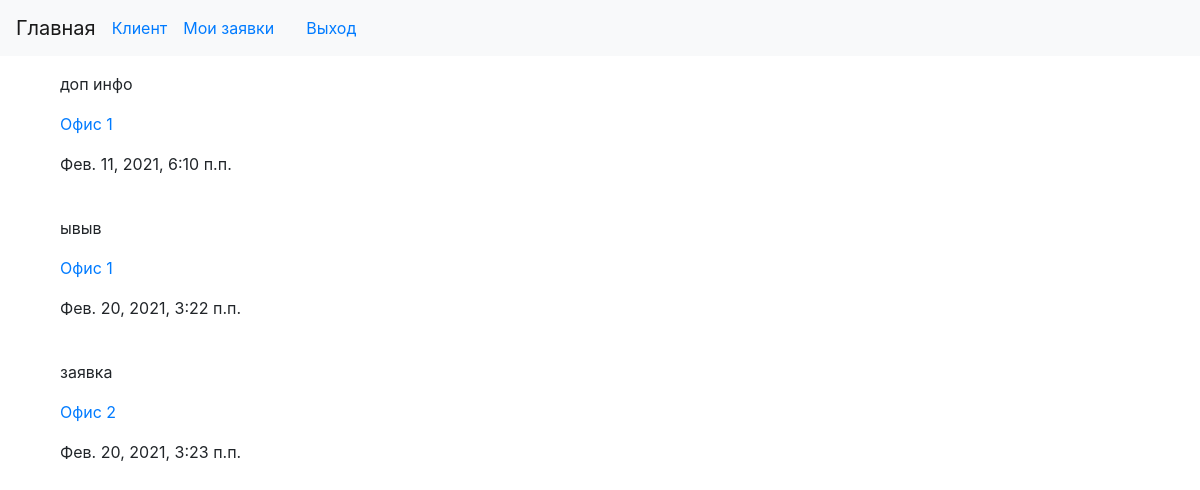
The page /apps/ (signed in) on the database as committed earlier.
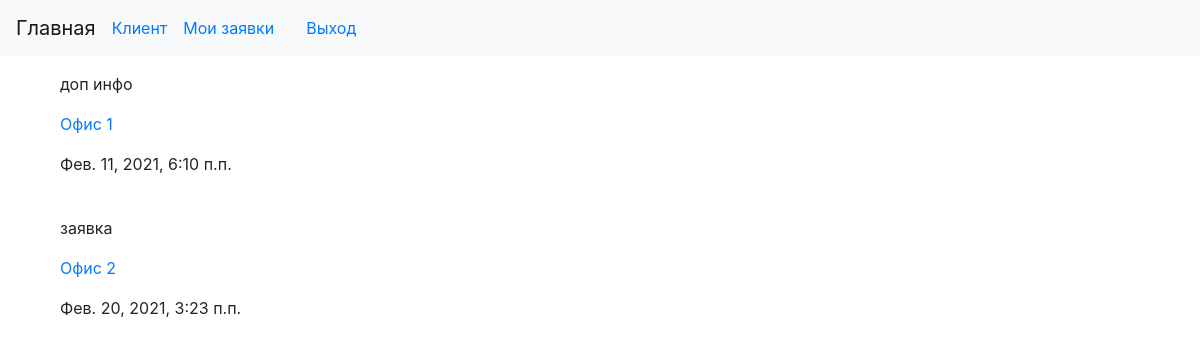
The same page on the database as committed later.
### rent/models.py (models this page shows, shortened)
class Applications(models.Model):
    client = models.ForeignKey(User, verbose_name='Клиент', on_delete=models.PROTECT, null=False)
    premises = models.ForeignKey('Premises', verbose_name='Помещение', on_delete=models.PROTECT, null=False)
    additionalInfo = models.TextField(verbose_name='Дополнительная информация', blank=True)
    created_at = models.DateTimeField(verbose_name='Дата подачи заявки',
                                      auto_now_add=True)
    class Meta:
        verbose_name = 'Заявка'
        verbose_name_plural = 'Заявки'
        ordering = ['created_at']

class Premises(models.Model):
    areaName = models.CharField(verbose_name='Название площади',
                                max_length=30)
    describe = models.TextField(verbose_name='Описание площади',
                                blank=True)
    area = models.FloatField(verbose_name='Площадь помещения',
                             blank=False)
    floor = models.IntegerField(verbose_name='Этаж', blank=False)
    price = models.FloatField(verbose_name="Цена/месяц в руб.")
    photo = models.ImageField(verbose_name='Изображения',
                              upload_to='photos/%Y/%m/%d/', blank=True)
    purpose = models.ManyToManyField('PurposesOfPremises', verbose_name='Назначения', blank=True)
    class Meta:
        verbose_name = 'Помещение'
        verbose_name_plural = 'Помещения'

### rent/views.py (the view)
# urls.py: path('apps/', get_apps, name='apps'),
def get_apps(request):
    if request.user.is_staff:
        applications = Applications.objects.all()
    else:
        applications = Applications.objects.all().filter(client=request.user)
    context = {
        'apps': applications
    }
    return render(request, template_name='rent/applications.html', context=context)

### templates/rent/applications.html (shortened to what this page needs)
{% extends "layout/basic.html" %}
{% block content %}
    {% for app in apps %}
        <p>{{ app.additionalInfo }}</p>
        <p><a href="{% url 'by_area' app.premises.pk %}">{{ app.premises.areaName }}</a></p>
        <p>{{ app.created_at}}</p><br>
    {% endfor %}
{% endblock %}

Rows that differ between the two databases and show on the page:
removed Applications: additionalInfo "ывыв", premises.areaName "Офис 1", created_at "Фев. 20, 2021, 3:22 п.п."
